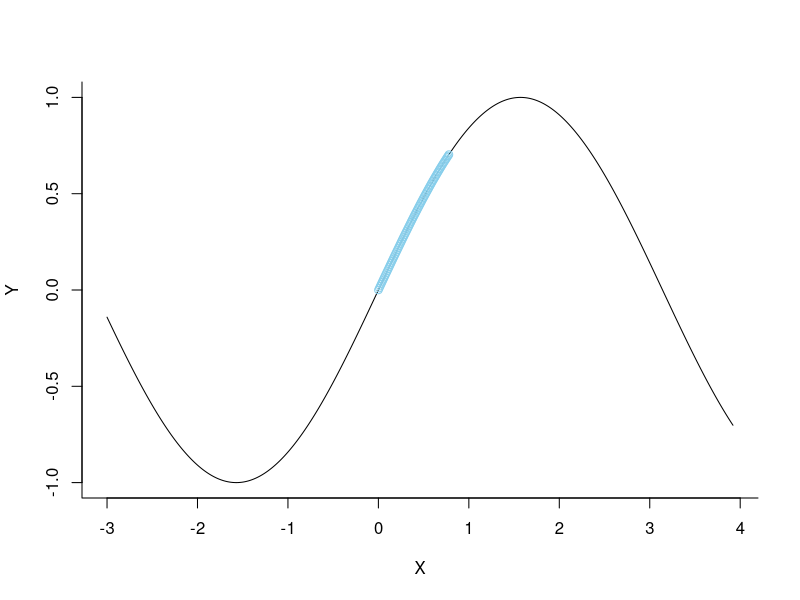

Source code (R):
graficar<-function(inicio, fin){
  x <- seq(inicio-3,fin+pi,0.01)
  plot(x,sin(x),type="l",bty="L",xlab="X",ylab="Y")
  x <- seq(inicio,fin,0.01)
  points(x,sin(x),type="o",col="skyblue")
  #l <- length(x.shade)
  
  #x.shade <- seq(intervalo[1],intervalo[2],0.01)
  #polygon(c(x.shade,rev(x.shade)),c(seno(x.shade),coseno(rev(x.shade))),col="blue")
}

funcion<-function(x){return(sin(x))}

obtenerDeltaX<-function(intervalo, particiones){
  return((intervalo[2]-intervalo[1])/particiones)#especificar cifras
}
obtenerDeltaY<-function(inicial, final){
  return(funcion(final)-funcion(inicial))
}
Xi<-function(intervalo, i, deltaX){
  return(intervalo[1]+i*deltaX)#especificar cifras
}
calcularLongitudSegmento<-function(deltaX,deltaY){
  return(sqrt((deltaX^2)+(deltaY^2)))
}
calcularLongitudDeCurva<-function(intervalo, particiones){
  contadorLongitud<-0.0000
  deltaX<-obtenerDeltaX(intervalo, particiones)
  i<-0.00000
  while(i<particiones){
    xi<-Xi(intervalo, i, deltaX)
    #cat("xi ",xi,"\n")
    
    xj<-xi+deltaX
    #cat("xj ",xj,"\n")
    
    deltaY<-obtenerDeltaY(xi,xj)
    contadorLongitud<-contadorLongitud+calcularLongitudSegmento(deltaX,deltaY)
    #print(contadorLongitud)
    i=i+1
  }
  return(contadorLongitud)
}

intervalo<-c(0,pi/4)
particiones<-999
resultado<-calcularLongitudDeCurva(intervalo, particiones)
graficar(0, pi/4)
print(resultado)


#valorReal<-(integrate(sin,upper = pi/4,lower = 0)$value)*2




